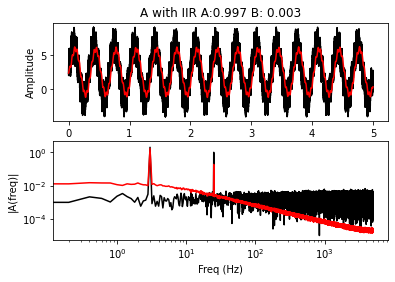

Python code for this plot:
# -*- coding: utf-8 -*-
"""
Created on Fri Apr  2 20:29:51 2021

@author: garre
"""

# -*- coding: utf-8 -*-
"""
Created on Fri Apr  2 19:45:43 2021

@author: garre
"""

import csv
import matplotlib.pyplot as plt
import numpy as np

t = [] # column 0
data1 = [] # column 1
filtered = []
new_average = []
a = .997
b = 0.003


with open('sigA.csv') as f:
    # open the csv file
    reader = csv.reader(f)
    for row in reader:
        # read the rows 1 one by one
        t.append(float(row[0])) # leftmost column
        data1.append(float(row[1])) # second column


for i in range(len(t)):
   #print the data to verify it was read
  # print(str(t[i]) + ", " + str(data1[i]))
   if i == 0:
       new_average.append(float(data1[i]))
   else:
       new_average.append(float(a*new_average[i-1] + b*data1[i]))
           
       
       
   
   

Fs = len(t)/t[-1] # sample rate
Ts = 1.0/Fs; # sampling interval
ts = np.arange(0,t[-1],Ts) # time vector
y = data1 # the data to make the fft from
n = len(y) # length of the signal
k = np.arange(n)
T = n/Fs
frq = k/T # two sides frequency range
frq = frq[range(int(n/2))] # one side frequency range
Y = np.fft.fft(y)/n # fft computing and normalization
Y = Y[range(int(n/2))]

nn = len(new_average)
kf = np.arange(nn)
Tf = nn/Fs
frqf = kf/Tf # two sides frequency range
frqf = frq[range(int(nn/2))] # one side frequency range
Y_filt = np.fft.fft(new_average)/nn
Y_filt = Y_filt[range(int(nn/2))]

fig, (ax1, ax2) = plt.subplots(2, 1)

ax1.plot(t,y,'k')
ax1.plot(t,new_average,'r')
ax1.set_title('A with IIR A:' + str(a) + " B: " + str(b))
ax1.set_xlabel('Time')
ax1.set_ylabel('Amplitude')
ax2.loglog(frq,abs(Y),'k') # plotting the fft
ax2.loglog(frqf,abs(Y_filt),'r')
ax2.set_xlabel('Freq (Hz)')
ax2.set_ylabel('|A(freq)|')
plt.show()
